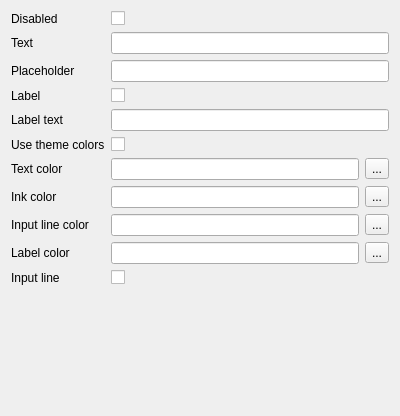
<?xml version="1.0" encoding="UTF-8"?>
<ui version="4.0">
 <class>TextFieldSettingsForm</class>
 <widget class="QWidget" name="TextFieldSettingsForm">
  <property name="geometry">
   <rect>
    <x>0</x>
    <y>0</y>
    <width>400</width>
    <height>416</height>
   </rect>
  </property>
  <property name="windowTitle">
   <string>Form</string>
  </property>
  <layout class="QGridLayout" name="gridLayout">
   <item row="0" column="0">
    <layout class="QFormLayout" name="formLayout">
     <item row="0" column="0">
      <widget class="QLabel" name="disabledLabel">
       <property name="text">
        <string>Disabled</string>
       </property>
      </widget>
     </item>
     <item row="0" column="1">
      <widget class="QCheckBox" name="disabledCheckBox"/>
     </item>
     <item row="1" column="0">
      <widget class="QLabel" name="textLabel">
       <property name="text">
        <string>Text</string>
       </property>
      </widget>
     </item>
     <item row="1" column="1">
      <widget class="QLineEdit" name="textLineEdit"/>
     </item>
     <item row="2" column="0">
      <widget class="QLabel" name="placeholderLabel">
       <property name="text">
        <string>Placeholder</string>
       </property>
      </widget>
     </item>
     <item row="2" column="1">
      <widget class="QLineEdit" name="placeholderLineEdit"/>
     </item>
     <item row="3" column="0">
      <widget class="QLabel" name="labelLabel_2">
       <property name="text">
        <string>Label</string>
       </property>
      </widget>
     </item>
     <item row="3" column="1">
      <widget class="QCheckBox" name="labelCheckBox"/>
     </item>
     <item row="4" column="0">
      <widget class="QLabel" name="labelLabel">
       <property name="text">
        <string>Label text</string>
       </property>
      </widget>
     </item>
     <item row="4" column="1">
      <widget class="QLineEdit" name="labelTextLineEdit"/>
     </item>
     <item row="5" column="0">
      <widget class="QLabel" name="useThemeColorsLabel">
       <property name="text">
        <string>Use theme colors</string>
       </property>
      </widget>
     </item>
     <item row="5" column="1">
      <widget class="QCheckBox" name="useThemeColorsCheckBox"/>
     </item>
     <item row="6" column="0">
      <widget class="QLabel" name="textColorLabel">
       <property name="text">
        <string>Text color</string>
       </property>
      </widget>
     </item>
     <item row="6" column="1">
      <layout class="QHBoxLayout" name="horizontalLayout">
       <item>
        <widget class="QLineEdit" name="textColorLineEdit"/>
       </item>
       <item>
        <widget class="QToolButton" name="textColorToolButton">
         <property name="text">
          <string>...</string>
         </property>
        </widget>
       </item>
      </layout>
     </item>
     <item row="7" column="0">
      <widget class="QLabel" name="inkColorLabel">
       <property name="text">
        <string>Ink color</string>
       </property>
      </widget>
     </item>
     <item row="7" column="1">
      <layout class="QHBoxLayout" name="horizontalLayout_4">
       <item>
        <widget class="QLineEdit" name="inkColorLineEdit"/>
       </item>
       <item>
        <widget class="QToolButton" name="inkColorToolButton">
         <property name="text">
          <string>...</string>
         </property>
        </widget>
       </item>
      </layout>
     </item>
     <item row="8" column="0">
      <widget class="QLabel" name="inputLineColorLabel">
       <property name="text">
        <string>Input line color</string>
       </property>
      </widget>
     </item>
     <item row="8" column="1">
      <layout class="QHBoxLayout" name="horizontalLayout_6">
       <item>
        <widget class="QLineEdit" name="inputLineColorLineEdit"/>
       </item>
       <item>
        <widget class="QToolButton" name="inputLineColorToolButton">
         <property name="text">
          <string>...</string>
         </property>
        </widget>
       </item>
      </layout>
     </item>
     <item row="9" column="0">
      <widget class="QLabel" name="labelColorLabel">
       <property name="text">
        <string>Label color</string>
       </property>
      </widget>
     </item>
     <item row="9" column="1">
      <layout class="QHBoxLayout" name="horizontalLayout_7">
       <item>
        <widget class="QLineEdit" name="labelColorLineEdit"/>
       </item>
       <item>
        <widget class="QToolButton" name="labelColorToolButton">
         <property name="text">
          <string>...</string>
         </property>
        </widget>
       </item>
      </layout>
     </item>
     <item row="10" column="0">
      <widget class="QLabel" name="labelShowInputLine">
       <property name="text">
        <string>Input line</string>
       </property>
      </widget>
     </item>
     <item row="10" column="1">
      <widget class="QCheckBox" name="inputLineCheckBox"/>
     </item>
    </layout>
   </item>
  </layout>
 </widget>
 <resources/>
 <connections/>
</ui>
